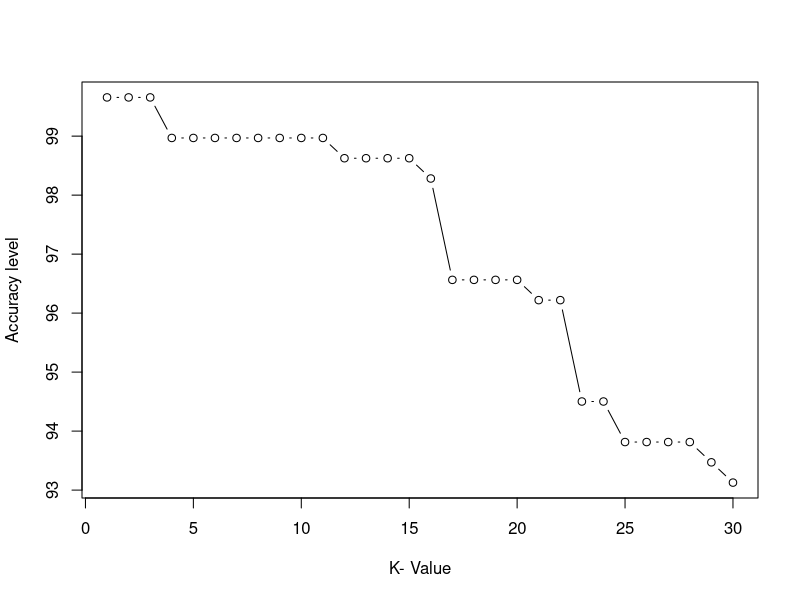

Source code (R):
## ---- chunk 1
knitr::opts_chunk$set(echo = TRUE)
## ---- chunk 2
df<-read.csv(file = "Spotify_2010_-_2019_Top_100.csv",header = TRUE, sep=",")
head(df,5)
nrow(df)
## ---- chunk 3
nrow(which(is.na(df), arr.ind=TRUE))
## ---- chunk 4
df <- na.omit(df)
nrow(df)
## ---- chunk 5
df$added<-gsub("[[:punct:]]", "", df$added)
df$added <- as.Date(df[["added"]], "%Y%m%d")
class(df$added)
## ---- chunk 6
length(unique(df$top.genre))
## ---- chunk 7
genre_dict <- c(
  "dance pop","pop", 
  "pop soul","soul",
  "atl hip hop","hip hop",
  "pop rap","rap",
  "big room","house",
  "canadian hip hop","hip hop",
  "disco house","house",
  "romanian house","house",
  'lilith',"indie",
  'detroit hip hop',"hip hop", 
  'asian american hip hop',"hip hop", 
  'east coast hip hop', "hip hop",
  'neo mellow',"pop", 
  'canadian pop',"pop", 
  'reggae fusion',"reggae", 
  'idol',"pop", 
  'art pop',"pop",
  "talent show","pop", 
  'modern alternative rock',"rock",
  'indietronica',"electronic", 
  'grime',"hip hop", 
  'barbadian pop',"pop", 
  'acoustic pop',"pop",
  'dutch house',"house", 
  'belgian pop',"pop", 
  'contemporary country',"country", 
  'boy band',"pop",
  'celtic rock',"rock", 
  'edm',"electronic", 
  'indie rock',"indie", 
  'australian dance',"dance",
  'british soul',"soul", 
  'eau claire indie',"indie", 
  'dancefloor dnb',"dance",
  'permanent wave',"rock", 
  'hip pop',"pop", 
  'g funk',"funk", 
  'baroque pop',"pop", 
  'indie pop',"pop",
  'chicago rap',"rap", 
  'indie poptimism',"indie", 
  'french shoegaze',"rock",
  'alternative metal',"metal", 
  'indie folk',"indie", 
  'alternative rock',"rock",
  'uk hip hop',"hip hop", 
  'electro house',"house", 
  'garage rock',"rock", 
  'israeli pop',"pop",
  'alternative r&b',"r&b", 
  'australian pop',"pop", 
  'candy pop',"pop", 
  'modern rock',"rock",
  'conscious hip hop',"hip hop", 
  'folk-pop',"pop", 
  'alternative dance',"dance", 
  'k-pop',"pop",
  'gangster rap',"rap", 
  'brostep',"dance", 
  'downtempo',"pop", 
  'la indie',"indie", 
  'bass trap',"dance",
  'metropopolis',"pop", 
  'electropop',"pop", 
  'electro',"electronica", 
  'destroy techno',"dance", 
  'emo',"rock",
  'austrian pop',"pop", 
  'irish pop',"pop", 
  'adult standards',"pop", 
  'modern folk rock',"rock",
  'tropical house',"house", 
  'contemporary r&b',"r&b", 
  'deep disco house',"house",
  'bubblegum dance',"dance", 
  'chill pop',"pop", 
  'comic',"pop", 
  'complextro',"electronica", 
  'nyc rap',"rap",
  'deep groove house',"house", 
  'australian hip hop',"hip hop", 
  'neo soul',"soul",
  'deep house',"house", 
  'french indie pop',"pop", 
  'german pop',"pop", 
  'dutch hip hop',"hip hop",
  'aussietronica',"electronica", 
  'australian indie',"indie", 
  'canadian contemporary r&b',"r&b",
  'kentucky hip hop',"hip hop", 
  'new jersey rap',"rap", 
  'irish singer-songwriter',"pop",
  'ghanaian hip hop',"hip hop", 
  'icelandic indie',"indie", 
  'indie pop rap',"pop",
  'new french touch',"pop", 
  'san diego rap',"rap", 
  'australian psych',"rock",
  'canadian indie',"indie", 
  'alt z',"pop", 
  'danish pop',"pop", 
  'melodic rap',"rap",
  'social media pop',"pop", 
  'london rap',"rap", 
  'florida rap',"rap", 
  'emo rap',"rap",
  'latin',"dance", 
  'ohio hip hop',"hip hop", 
  'dfw rap',"rap", 
  'hawaiian hip hop',"hio hop",
  'dirty south rap',"rap", 
  'afroswing',"swing", 
  'basshall',"dance", 
  'memphis hip hop',"hip hop",
  'bedroom pop',"pop", 
  'hollywood',"pop", 
  'afrofuturism',"pop", 
  'comedy rap',"rap",
  'colombian pop',"pop", 
  'cali rap',"rap", 
  'black americana',"pop",
  'north carolina hip hop',"hip hop", 
  'alternative pop rock',"pop", 
  'dark clubbing',"dance",
  'lgbtq+ hip hop',"hip hop", 
  'afro dancehall',"dance", 
  'argentine hip hop',"hip hop",
  'classic rock',"rock", 
  'uk drill',"hip hop")
val = 0
while (val <= 258)
{
  tempval <- val
  df["top.genre"][df["top.genre"] == genre_dict[tempval+1]] <-  as.character(genre_dict[tempval+2])
  val = val + 2
}

length(unique(df$top.genre))
## ---- chunk 8
encode_ordinal <- function(x, order = unique(x)) {
  x <- as.numeric(factor(x, levels = order, exclude = NULL))
  x
}
## ---- chunk 9
new.col.artist.type<-encode_ordinal(df[["artist.type"]])
df$artist.type.enc<-new.col.artist.type
head(df)
## ---- chunk 10
new.col.top.genre<-encode_ordinal(df[["top.genre"]])
df$top.genre.enc<-new.col.top.genre
head(df)
## ---- chunk 11
normalize <- function(x) {
  return ((x - min(x)) / (max(x) - min(x))) }
## ---- chunk 12
df.subset <- df[,6:15]
df.subset$artist.type.enc <- new.col.artist.type
## ---- chunk 13
df.subset <- as.data.frame(lapply(df.subset, normalize))
df.subset$top.genre.enc <- new.col.top.genre
head(df.subset)
## ---- chunk 14
df.subset <- unique(df.subset)
## ---- chunk 15
df.song<-df
head(df.song)
sapply(df.song, class)
## ---- chunk 16
df.subset.song<-df.subset
head(df.song)
sapply(df.song, class)
## ---- chunk 17
df.song.first <- df.song[ which( df$top.year >= 2010 & df.song$top.year <= 2014),]
df.song.second <- df.song[ which( df$top.year >= 2015 & df.song$top.year <= 2019),]

unique(df.song.first$top.year)
unique(df.song.second$top.year)
## ---- chunk 18
set.seed(23231)
dat.d <- sample(1:nrow(df.subset.song),size=nrow(df.subset.song)*0.7,replace = FALSE) #random selection of 70% data.

train <- df.subset.song[dat.d,] # 70% training data
test <- df.subset.song[-dat.d,] # remaining 30% test data

#Creating seperate dataframe for 'Creditability' feature which is our target.
train_labels <- df.subset.song[dat.d,12]
test_labels <-df.subset.song[-dat.d,12]
## ---- chunk 19
#Install class package
#install.packages('class')
# Load class package
library(class)
## ---- chunk 20
NROW(train_labels) 
## ---- chunk 21
knn.25 <- knn(train=train, test=test, cl=train_labels, k=25)
knn.26 <- knn(train=train, test=test, cl=train_labels, k=26)
knn.27 <- knn(train=train, test=test, cl=train_labels, k=27)
## ---- chunk 22
ACC.25 <- 100 * sum(test_labels == knn.25)/NROW(test_labels)
ACC.26 <- 100 * sum(test_labels == knn.26)/NROW(test_labels)
ACC.27 <- 100 * sum(test_labels == knn.27)/NROW(test_labels)
sprintf("Accuracy for K-Value 25 : %f",ACC.25)
sprintf("Accuracy for K-Value 26 : %f",ACC.26)
sprintf("Accuracy for K-Value 27 : %f",ACC.27)
## ---- chunk 23
i=1
k.optm=1
for (i in 1:30){
  knn.mod <- knn(train=train, test=test, cl=train_labels, k=i)
  k.optm[i] <- 100 * sum(test_labels == knn.mod)/NROW(test_labels)
  k=i
  cat(k,'=',k.optm[i],'\n')
}
## ---- chunk 24
plot(k.optm, type="b", xlab="K- Value",ylab="Accuracy level")
